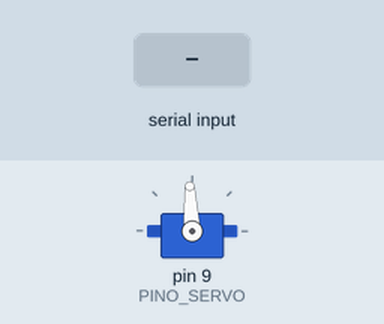
The sketch below on a simulated Arduino Uno, built with avr-gcc and run on an emulated ATmega328P. Shown: servo. The inputs (shaded band) are chosen by the test bench. What the sketch prints to the serial monitor is not drawn.

Above: at 1.2 s.
1.3 s: "A" received over Serial
3.1 s: "P" received over Serial
Timing chart, 0 to 6.1 s (numbered marks = the images above; inputs shaded):
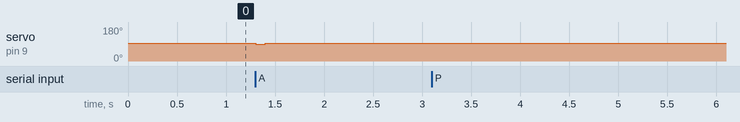

The sketch:

Teste_Passo.ino
```cpp
/*
  Teste de movimento curto para descobrir o sentido e contar o curso.
  Monitor Serial: 9600 baud
  A = pulso de 100 ms para fechar (1450 us na montagem testada)
  D = pulso de 100 ms para abrir  (1550 us na montagem testada)
  P = parar

  Cada comando e um pulso, NAO uma medida precisa de angulo ou dente.
  Pare antes de tocar os batentes mecanicos!
*/

#include <Servo.h>

Servo servo;

const int PINO_SERVO = 9;
const int PARADO = 1500;
const int SENTIDO_1 = 1450;
const int SENTIDO_2 = 1550;
const int TEMPO_MOVIMENTO = 100;

void mover(int sentido) {
  servo.writeMicroseconds(sentido);
  delay(TEMPO_MOVIMENTO);
  servo.writeMicroseconds(PARADO);
  delay(200);
}

void setup() {
  Serial.begin(9600);
  servo.attach(PINO_SERVO);
  servo.writeMicroseconds(PARADO);

  Serial.println("=== TESTE DE PASSOS EBG-20 ===");
  Serial.println("A = sentido 1 (fechar na montagem testada)");
  Serial.println("D = sentido 2 (abrir na montagem testada)");
  Serial.println("P = parar");
}

void loop() {
  if (!Serial.available()) return;

  char comando = Serial.read();

  switch (comando) {
    case 'A': case 'a':
      mover(SENTIDO_1);
      Serial.println("Passo sentido 1");
      break;

    case 'D': case 'd':
      mover(SENTIDO_2);
      Serial.println("Passo sentido 2");
      break;

    case 'P': case 'p':
      servo.writeMicroseconds(PARADO);
      Serial.println("Parado");
      break;
  }
}
```

Measured:
- after the input at 1.3 s, servo on pin 9 (PINO_SERVO): 93° → 88° at once, → 93° 0.10 s later
- after the input at 3.1 s, every drawn part: stays the same
